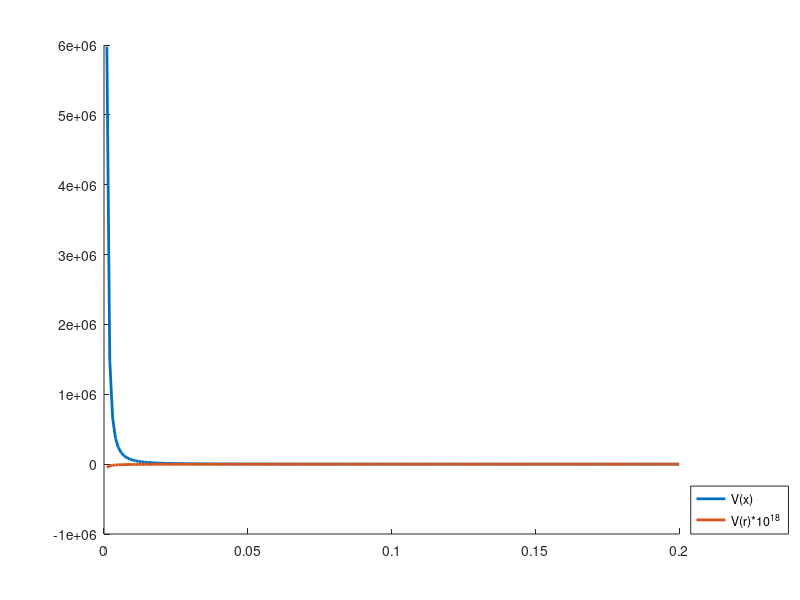

The MATLAB source for this figure: (Note: this script raises an error after producing the figure.)
%EMA601 PS3
%MATLAB Code for Q2c

clear all

dx=0.001;
x_range=dx:dx:0.2;

Z=11; %for sodium
r_c=1e-10; %r_c=0.1 nm for sodium

l=2;
epo=8.845e-12; %vacuum permittivity
hbar=1.054e-34; %h/2pi
m=9.109e-31; %mass of electron
e=1.602e-19; %charge of electron
ao = (4*pi*epo*hbar^2)/(m*e^2);

r_range=ao*x_range;

V_range = zeros(1,length(x_range));
Vr_range=zeros(1,length(r_range));

for i=1:1:(length(x_range))
    if r_range(i)<=r_c
        V_range(i)= -(2*Z)/(x_range(i)) + (2*ao*(Z-1))/r_c + (l*(l+1))/(x_range(i)^2);
        Vr_range(i) = -Z*e^2/(4*pi*epo*r_range(i)) + e^2*(Z-1)/(4*pi*epo*r_c);
    else
        V_range(i)= -2/x_range(i) + l*(l+1)/x_range(i)^2;
        Vr_range(i) = -e^2/(4*pi*epo*r_range(i));
    end
end

%function V(x)
clf(figure(8),'reset')
figure(8)
hold on
plot(x_range,V_range,'DisplayName','V(x)','Linewidth',2)
plot(x_range,10^18*Vr_range,'DisplayName','V(r)*10^{18}','Linewidth',2)
legend('Location', 'southeastoutside')
title(append('V(x), V(r) vs x for Na at l=',num2str(l)))
xlabel('x')
ylabel('V(x), V(r)')
ax = gca;
ax.FontSize = 25;